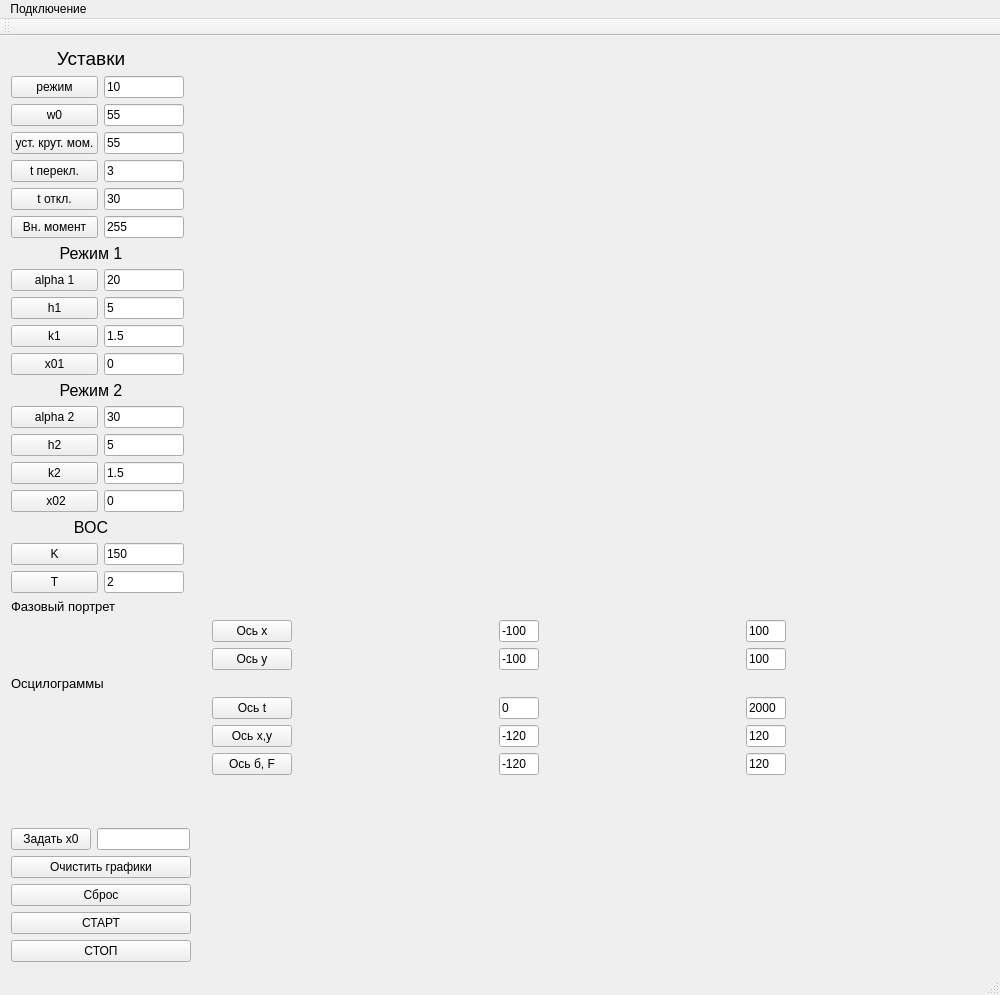
<?xml version="1.0" encoding="UTF-8"?>
<ui version="4.0">
 <class>MainWindow</class>
 <widget class="QMainWindow" name="MainWindow">
  <property name="geometry">
   <rect>
    <x>0</x>
    <y>0</y>
    <width>1000</width>
    <height>995</height>
   </rect>
  </property>
  <property name="maximumSize">
   <size>
    <width>1000</width>
    <height>16777215</height>
   </size>
  </property>
  <property name="windowTitle">
   <string>MainWindow</string>
  </property>
  <property name="layoutDirection">
   <enum>Qt::LeftToRight</enum>
  </property>
  <widget class="QWidget" name="centralWidget">
   <layout class="QHBoxLayout" name="horizontalLayout">
    <property name="spacing">
     <number>0</number>
    </property>
    <property name="sizeConstraint">
     <enum>QLayout::SetMinimumSize</enum>
    </property>
    <item>
     <layout class="QVBoxLayout" name="verticalLayout_2">
      <property name="spacing">
       <number>0</number>
      </property>
      <property name="sizeConstraint">
       <enum>QLayout::SetMinimumSize</enum>
      </property>
     </layout>
    </item>
    <item>
     <layout class="QVBoxLayout" name="verticalLayout_4">
      <property name="sizeConstraint">
       <enum>QLayout::SetMaximumSize</enum>
      </property>
      <item>
       <widget class="QLabel" name="label">
        <property name="maximumSize">
         <size>
          <width>160</width>
          <height>16777215</height>
         </size>
        </property>
        <property name="font">
         <font>
          <pointsize>14</pointsize>
         </font>
        </property>
        <property name="text">
         <string>Уставки</string>
        </property>
        <property name="alignment">
         <set>Qt::AlignCenter</set>
        </property>
       </widget>
      </item>
      <item>
       <layout class="QFormLayout" name="formLayout">
        <property name="sizeConstraint">
         <enum>QLayout::SetMaximumSize</enum>
        </property>
        <item row="0" column="0">
         <widget class="QPushButton" name="pushButton_5">
          <property name="minimumSize">
           <size>
            <width>87</width>
            <height>0</height>
           </size>
          </property>
          <property name="maximumSize">
           <size>
            <width>87</width>
            <height>16777215</height>
           </size>
          </property>
          <property name="text">
           <string>режим</string>
          </property>
         </widget>
        </item>
        <item row="0" column="1">
         <widget class="QLineEdit" name="lineEdit_4">
          <property name="maximumSize">
           <size>
            <width>80</width>
            <height>16777215</height>
           </size>
          </property>
          <property name="text">
           <string>10</string>
          </property>
         </widget>
        </item>
        <item row="1" column="0">
         <widget class="QPushButton" name="pushButton_6">
          <property name="minimumSize">
           <size>
            <width>87</width>
            <height>0</height>
           </size>
          </property>
          <property name="maximumSize">
           <size>
            <width>87</width>
            <height>16777215</height>
           </size>
          </property>
          <property name="text">
           <string>w0</string>
          </property>
         </widget>
        </item>
        <item row="1" column="1">
         <widget class="QLineEdit" name="lineEdit_5">
          <property name="maximumSize">
           <size>
            <width>80</width>
            <height>16777215</height>
           </size>
          </property>
          <property name="text">
           <string>55</string>
          </property>
         </widget>
        </item>
        <item row="2" column="0">
         <widget class="QPushButton" name="pushButton_3">
          <property name="minimumSize">
           <size>
            <width>87</width>
            <height>0</height>
           </size>
          </property>
          <property name="maximumSize">
           <size>
            <width>87</width>
            <height>16777215</height>
           </size>
          </property>
          <property name="text">
           <string>уст. крут. мом.</string>
          </property>
         </widget>
        </item>
        <item row="2" column="1">
         <widget class="QLineEdit" name="lineEdit_2">
          <property name="maximumSize">
           <size>
            <width>80</width>
            <height>16777215</height>
           </size>
          </property>
          <property name="text">
           <string>55</string>
          </property>
         </widget>
        </item>
        <item row="3" column="0">
         <widget class="QPushButton" name="pushButton_4">
          <property name="minimumSize">
           <size>
            <width>87</width>
            <height>0</height>
           </size>
          </property>
          <property name="maximumSize">
           <size>
            <width>87</width>
            <height>16777215</height>
           </size>
          </property>
          <property name="text">
           <string>t перекл.</string>
          </property>
         </widget>
        </item>
        <item row="3" column="1">
         <widget class="QLineEdit" name="lineEdit_3">
          <property name="maximumSize">
           <size>
            <width>80</width>
            <height>16777215</height>
           </size>
          </property>
          <property name="text">
           <string>3</string>
          </property>
         </widget>
        </item>
        <item row="4" column="0">
         <widget class="QPushButton" name="pushButton_10">
          <property name="minimumSize">
           <size>
            <width>87</width>
            <height>0</height>
           </size>
          </property>
          <property name="maximumSize">
           <size>
            <width>87</width>
            <height>16777215</height>
           </size>
          </property>
          <property name="text">
           <string>t откл.</string>
          </property>
         </widget>
        </item>
        <item row="4" column="1">
         <widget class="QLineEdit" name="lineEdit_6">
          <property name="maximumSize">
           <size>
            <width>80</width>
            <height>16777215</height>
           </size>
          </property>
          <property name="text">
           <string>30</string>
          </property>
         </widget>
        </item>
        <item row="5" column="0">
         <widget class="QPushButton" name="pushButton_24">
          <property name="minimumSize">
           <size>
            <width>87</width>
            <height>0</height>
           </size>
          </property>
          <property name="maximumSize">
           <size>
            <width>87</width>
            <height>16777215</height>
           </size>
          </property>
          <property name="text">
           <string>Вн. момент</string>
          </property>
         </widget>
        </item>
        <item row="5" column="1">
         <widget class="QLineEdit" name="lineEdit_26">
          <property name="maximumSize">
           <size>
            <width>80</width>
            <height>16777215</height>
           </size>
          </property>
          <property name="text">
           <string>255</string>
          </property>
         </widget>
        </item>
       </layout>
      </item>
      <item>
       <widget class="QLabel" name="label_2">
        <property name="maximumSize">
         <size>
          <width>160</width>
          <height>16777215</height>
         </size>
        </property>
        <property name="font">
         <font>
          <pointsize>12</pointsize>
         </font>
        </property>
        <property name="text">
         <string>Режим 1</string>
        </property>
        <property name="alignment">
         <set>Qt::AlignCenter</set>
        </property>
       </widget>
      </item>
      <item>
       <layout class="QFormLayout" name="formLayout_2">
        <property name="sizeConstraint">
         <enum>QLayout::SetMaximumSize</enum>
        </property>
        <property name="horizontalSpacing">
         <number>6</number>
        </property>
        <item row="0" column="0">
         <widget class="QPushButton" name="pushButton_2">
          <property name="minimumSize">
           <size>
            <width>87</width>
            <height>0</height>
           </size>
          </property>
          <property name="maximumSize">
           <size>
            <width>87</width>
            <height>16777215</height>
           </size>
          </property>
          <property name="text">
           <string>alpha 1</string>
          </property>
         </widget>
        </item>
        <item row="0" column="1">
         <widget class="QLineEdit" name="lineEdit">
          <property name="maximumSize">
           <size>
            <width>80</width>
            <height>16777215</height>
           </size>
          </property>
          <property name="text">
           <string>20</string>
          </property>
         </widget>
        </item>
        <item row="1" column="0">
         <widget class="QPushButton" name="pushButton_7">
          <property name="minimumSize">
           <size>
            <width>87</width>
            <height>0</height>
           </size>
          </property>
          <property name="maximumSize">
           <size>
            <width>87</width>
            <height>16777215</height>
           </size>
          </property>
          <property name="text">
           <string>h1</string>
          </property>
         </widget>
        </item>
        <item row="1" column="1">
         <widget class="QLineEdit" name="lineEdit_7">
          <property name="maximumSize">
           <size>
            <width>80</width>
            <height>16777215</height>
           </size>
          </property>
          <property name="text">
           <string>5</string>
          </property>
         </widget>
        </item>
        <item row="2" column="0">
         <widget class="QPushButton" name="pushButton_8">
          <property name="minimumSize">
           <size>
            <width>87</width>
            <height>0</height>
           </size>
          </property>
          <property name="maximumSize">
           <size>
            <width>87</width>
            <height>16777215</height>
           </size>
          </property>
          <property name="text">
           <string>k1</string>
          </property>
         </widget>
        </item>
        <item row="2" column="1">
         <widget class="QLineEdit" name="lineEdit_8">
          <property name="maximumSize">
           <size>
            <width>80</width>
            <height>16777215</height>
           </size>
          </property>
          <property name="text">
           <string>1.5</string>
          </property>
         </widget>
        </item>
        <item row="3" column="0">
         <widget class="QPushButton" name="pushButton_9">
          <property name="minimumSize">
           <size>
            <width>87</width>
            <height>0</height>
           </size>
          </property>
          <property name="maximumSize">
           <size>
            <width>87</width>
            <height>16777215</height>
           </size>
          </property>
          <property name="text">
           <string>x01</string>
          </property>
         </widget>
        </item>
        <item row="3" column="1">
         <widget class="QLineEdit" name="lineEdit_9">
          <property name="maximumSize">
           <size>
            <width>80</width>
            <height>16777215</height>
           </size>
          </property>
          <property name="text">
           <string>0</string>
          </property>
         </widget>
        </item>
       </layout>
      </item>
      <item>
       <widget class="QLabel" name="label_3">
        <property name="maximumSize">
         <size>
          <width>160</width>
          <height>16777215</height>
         </size>
        </property>
        <property name="font">
         <font>
          <pointsize>12</pointsize>
         </font>
        </property>
        <property name="text">
         <string>Режим 2</string>
        </property>
        <property name="alignment">
         <set>Qt::AlignCenter</set>
        </property>
       </widget>
      </item>
      <item>
       <layout class="QFormLayout" name="formLayout_3">
        <property name="sizeConstraint">
         <enum>QLayout::SetMaximumSize</enum>
        </property>
        <item row="1" column="0">
         <widget class="QPushButton" name="pushButton_11">
          <property name="minimumSize">
           <size>
            <width>87</width>
            <height>0</height>
           </size>
          </property>
          <property name="maximumSize">
           <size>
            <width>87</width>
            <height>16777215</height>
           </size>
          </property>
          <property name="text">
           <string>alpha 2</string>
          </property>
         </widget>
        </item>
        <item row="1" column="1">
         <widget class="QLineEdit" name="lineEdit_10">
          <property name="maximumSize">
           <size>
            <width>80</width>
            <height>16777215</height>
           </size>
          </property>
          <property name="text">
           <string>30</string>
          </property>
         </widget>
        </item>
        <item row="2" column="0">
         <widget class="QPushButton" name="pushButton_13">
          <property name="minimumSize">
           <size>
            <width>87</width>
            <height>0</height>
           </size>
          </property>
          <property name="maximumSize">
           <size>
            <width>87</width>
            <height>16777215</height>
           </size>
          </property>
          <property name="text">
           <string>h2</string>
          </property>
         </widget>
        </item>
        <item row="3" column="0">
         <widget class="QPushButton" name="pushButton_14">
          <property name="minimumSize">
           <size>
            <width>87</width>
            <height>0</height>
           </size>
          </property>
          <property name="maximumSize">
           <size>
            <width>87</width>
            <height>16777215</height>
           </size>
          </property>
          <property name="text">
           <string>k2</string>
          </property>
         </widget>
        </item>
        <item row="4" column="0">
         <widget class="QPushButton" name="pushButton_15">
          <property name="minimumSize">
           <size>
            <width>87</width>
            <height>0</height>
           </size>
          </property>
          <property name="maximumSize">
           <size>
            <width>87</width>
            <height>16777215</height>
           </size>
          </property>
          <property name="text">
           <string> x02</string>
          </property>
         </widget>
        </item>
        <item row="2" column="1">
         <widget class="QLineEdit" name="lineEdit_11">
          <property name="maximumSize">
           <size>
            <width>80</width>
            <height>16777215</height>
           </size>
          </property>
          <property name="text">
           <string>5</string>
          </property>
         </widget>
        </item>
        <item row="3" column="1">
         <widget class="QLineEdit" name="lineEdit_12">
          <property name="maximumSize">
           <size>
            <width>80</width>
            <height>16777215</height>
           </size>
          </property>
          <property name="text">
           <string>1.5</string>
          </property>
         </widget>
        </item>
        <item row="4" column="1">
         <widget class="QLineEdit" name="lineEdit_13">
          <property name="maximumSize">
           <size>
            <width>80</width>
            <height>16777215</height>
           </size>
          </property>
          <property name="text">
           <string>0</string>
          </property>
         </widget>
        </item>
       </layout>
      </item>
      <item>
       <widget class="QLabel" name="label_4">
        <property name="maximumSize">
         <size>
          <width>160</width>
          <height>16777215</height>
         </size>
        </property>
        <property name="font">
         <font>
          <pointsize>12</pointsize>
         </font>
        </property>
        <property name="text">
         <string>ВОС</string>
        </property>
        <property name="alignment">
         <set>Qt::AlignCenter</set>
        </property>
       </widget>
      </item>
      <item>
       <layout class="QFormLayout" name="formLayout_4">
        <item row="1" column="0">
         <widget class="QPushButton" name="pushButton_17">
          <property name="minimumSize">
           <size>
            <width>87</width>
            <height>0</height>
           </size>
          </property>
          <property name="maximumSize">
           <size>
            <width>87</width>
            <height>16777215</height>
           </size>
          </property>
          <property name="text">
           <string>K</string>
          </property>
         </widget>
        </item>
        <item row="1" column="1">
         <widget class="QLineEdit" name="lineEdit_14">
          <property name="maximumSize">
           <size>
            <width>80</width>
            <height>16777215</height>
           </size>
          </property>
          <property name="text">
           <string>150</string>
          </property>
         </widget>
        </item>
        <item row="2" column="0">
         <widget class="QPushButton" name="pushButton_18">
          <property name="minimumSize">
           <size>
            <width>87</width>
            <height>0</height>
           </size>
          </property>
          <property name="maximumSize">
           <size>
            <width>87</width>
            <height>16777215</height>
           </size>
          </property>
          <property name="text">
           <string>T</string>
          </property>
         </widget>
        </item>
        <item row="2" column="1">
         <widget class="QLineEdit" name="lineEdit_15">
          <property name="maximumSize">
           <size>
            <width>80</width>
            <height>16777215</height>
           </size>
          </property>
          <property name="text">
           <string>2</string>
          </property>
         </widget>
        </item>
       </layout>
      </item>
      <item>
       <widget class="QLabel" name="label_6">
        <property name="maximumSize">
         <size>
          <width>160</width>
          <height>16777215</height>
         </size>
        </property>
        <property name="font">
         <font>
          <pointsize>10</pointsize>
         </font>
        </property>
        <property name="text">
         <string>Фазовый портрет</string>
        </property>
       </widget>
      </item>
      <item>
       <layout class="QGridLayout" name="gridLayout_2">
        <item row="0" column="0">
         <widget class="QPushButton" name="pushButton_22">
          <property name="maximumSize">
           <size>
            <width>80</width>
            <height>16777215</height>
           </size>
          </property>
          <property name="text">
           <string>Ось х</string>
          </property>
         </widget>
        </item>
        <item row="0" column="1">
         <widget class="QLineEdit" name="lineEdit_22">
          <property name="maximumSize">
           <size>
            <width>40</width>
            <height>16777215</height>
           </size>
          </property>
          <property name="text">
           <string>-100</string>
          </property>
         </widget>
        </item>
        <item row="0" column="2">
         <widget class="QLineEdit" name="lineEdit_23">
          <property name="maximumSize">
           <size>
            <width>40</width>
            <height>16777215</height>
           </size>
          </property>
          <property name="text">
           <string>100</string>
          </property>
         </widget>
        </item>
        <item row="1" column="0">
         <widget class="QPushButton" name="pushButton_23">
          <property name="text">
           <string>Ось у</string>
          </property>
         </widget>
        </item>
        <item row="1" column="1">
         <widget class="QLineEdit" name="lineEdit_24">
          <property name="maximumSize">
           <size>
            <width>40</width>
            <height>16777215</height>
           </size>
          </property>
          <property name="text">
           <string>-100</string>
          </property>
         </widget>
        </item>
        <item row="1" column="2">
         <widget class="QLineEdit" name="lineEdit_25">
          <property name="maximumSize">
           <size>
            <width>40</width>
            <height>16777215</height>
           </size>
          </property>
          <property name="text">
           <string>100</string>
          </property>
         </widget>
        </item>
       </layout>
      </item>
      <item>
       <widget class="QLabel" name="label_5">
        <property name="maximumSize">
         <size>
          <width>160</width>
          <height>16777215</height>
         </size>
        </property>
        <property name="font">
         <font>
          <pointsize>10</pointsize>
         </font>
        </property>
        <property name="text">
         <string>Осцилограммы</string>
        </property>
       </widget>
      </item>
      <item>
       <layout class="QGridLayout" name="gridLayout">
        <property name="sizeConstraint">
         <enum>QLayout::SetMaximumSize</enum>
        </property>
        <item row="1" column="1">
         <widget class="QLineEdit" name="lineEdit_18">
          <property name="maximumSize">
           <size>
            <width>40</width>
            <height>16777215</height>
           </size>
          </property>
          <property name="text">
           <string>-120</string>
          </property>
         </widget>
        </item>
        <item row="0" column="2">
         <widget class="QLineEdit" name="lineEdit_17">
          <property name="maximumSize">
           <size>
            <width>40</width>
            <height>16777215</height>
           </size>
          </property>
          <property name="text">
           <string>2000</string>
          </property>
         </widget>
        </item>
        <item row="1" column="0">
         <widget class="QPushButton" name="pushButton_20">
          <property name="text">
           <string>Ось x,y</string>
          </property>
         </widget>
        </item>
        <item row="0" column="1">
         <widget class="QLineEdit" name="lineEdit_16">
          <property name="maximumSize">
           <size>
            <width>40</width>
            <height>16777215</height>
           </size>
          </property>
          <property name="text">
           <string>0</string>
          </property>
         </widget>
        </item>
        <item row="0" column="0">
         <widget class="QPushButton" name="pushButton_19">
          <property name="maximumSize">
           <size>
            <width>80</width>
            <height>16777215</height>
           </size>
          </property>
          <property name="text">
           <string>Ось t</string>
          </property>
         </widget>
        </item>
        <item row="1" column="2">
         <widget class="QLineEdit" name="lineEdit_19">
          <property name="maximumSize">
           <size>
            <width>40</width>
            <height>16777215</height>
           </size>
          </property>
          <property name="text">
           <string>120</string>
          </property>
         </widget>
        </item>
        <item row="2" column="0">
         <widget class="QPushButton" name="pushButton_21">
          <property name="text">
           <string>Ось б, F</string>
          </property>
         </widget>
        </item>
        <item row="2" column="1">
         <widget class="QLineEdit" name="lineEdit_20">
          <property name="maximumSize">
           <size>
            <width>40</width>
            <height>16777215</height>
           </size>
          </property>
          <property name="text">
           <string>-120</string>
          </property>
         </widget>
        </item>
        <item row="2" column="2">
         <widget class="QLineEdit" name="lineEdit_21">
          <property name="maximumSize">
           <size>
            <width>40</width>
            <height>16777215</height>
           </size>
          </property>
          <property name="text">
           <string>120</string>
          </property>
         </widget>
        </item>
       </layout>
      </item>
      <item>
       <spacer name="verticalSpacer">
        <property name="orientation">
         <enum>Qt::Vertical</enum>
        </property>
        <property name="sizeHint" stdset="0">
         <size>
          <width>20</width>
          <height>40</height>
         </size>
        </property>
       </spacer>
      </item>
      <item>
       <spacer name="horizontalSpacer">
        <property name="orientation">
         <enum>Qt::Horizontal</enum>
        </property>
        <property name="sizeType">
         <enum>QSizePolicy::Maximum</enum>
        </property>
        <property name="sizeHint" stdset="0">
         <size>
          <width>190</width>
          <height>20</height>
         </size>
        </property>
       </spacer>
      </item>
      <item>
       <layout class="QFormLayout" name="formLayout_5">
        <item row="0" column="0">
         <widget class="QPushButton" name="pushButton_25">
          <property name="maximumSize">
           <size>
            <width>80</width>
            <height>16777215</height>
           </size>
          </property>
          <property name="text">
           <string>Задать x0</string>
          </property>
         </widget>
        </item>
        <item row="0" column="1">
         <widget class="QLineEdit" name="lineEdit_27">
          <property name="maximumSize">
           <size>
            <width>93</width>
            <height>16777215</height>
           </size>
          </property>
         </widget>
        </item>
       </layout>
      </item>
      <item>
       <widget class="QPushButton" name="pushButton_16">
        <property name="maximumSize">
         <size>
          <width>180</width>
          <height>16777215</height>
         </size>
        </property>
        <property name="text">
         <string>Очистить графики</string>
        </property>
       </widget>
      </item>
      <item>
       <widget class="QPushButton" name="pushButton_26">
        <property name="maximumSize">
         <size>
          <width>180</width>
          <height>16777215</height>
         </size>
        </property>
        <property name="text">
         <string>Сброс</string>
        </property>
       </widget>
      </item>
      <item>
       <widget class="QPushButton" name="pushButton">
        <property name="maximumSize">
         <size>
          <width>180</width>
          <height>16777215</height>
         </size>
        </property>
        <property name="text">
         <string>СТАРТ</string>
        </property>
       </widget>
      </item>
      <item>
       <widget class="QPushButton" name="pushButton_12">
        <property name="maximumSize">
         <size>
          <width>180</width>
          <height>16777215</height>
         </size>
        </property>
        <property name="text">
         <string>СТОП</string>
        </property>
       </widget>
      </item>
     </layout>
    </item>
   </layout>
  </widget>
  <widget class="QMenuBar" name="menuBar">
   <property name="geometry">
    <rect>
     <x>0</x>
     <y>0</y>
     <width>1000</width>
     <height>20</height>
    </rect>
   </property>
   <widget class="QMenu" name="menu">
    <property name="title">
     <string>Подключение</string>
    </property>
   </widget>
   <addaction name="menu"/>
  </widget>
  <widget class="QToolBar" name="mainToolBar">
   <attribute name="toolBarArea">
    <enum>TopToolBarArea</enum>
   </attribute>
   <attribute name="toolBarBreak">
    <bool>false</bool>
   </attribute>
  </widget>
  <widget class="QStatusBar" name="statusBar"/>
 </widget>
 <layoutdefault spacing="6" margin="11"/>
 <resources/>
 <connections/>
</ui>
